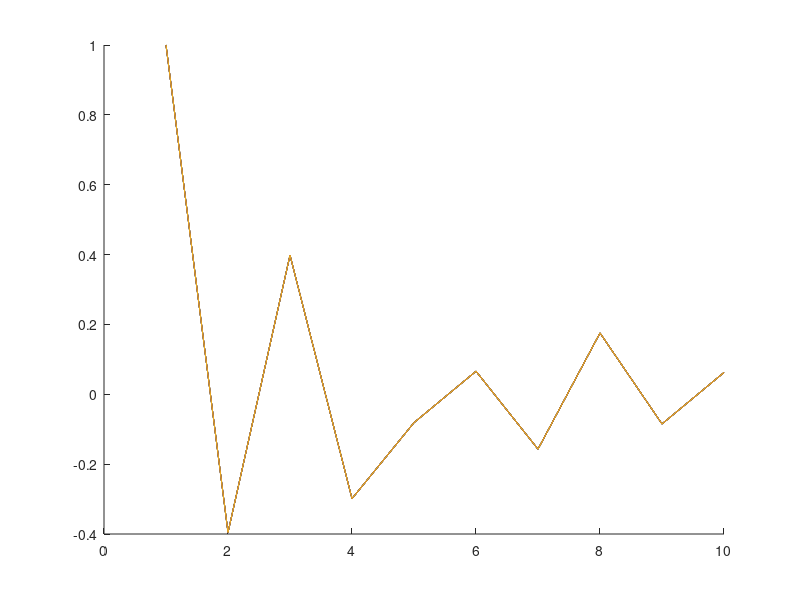
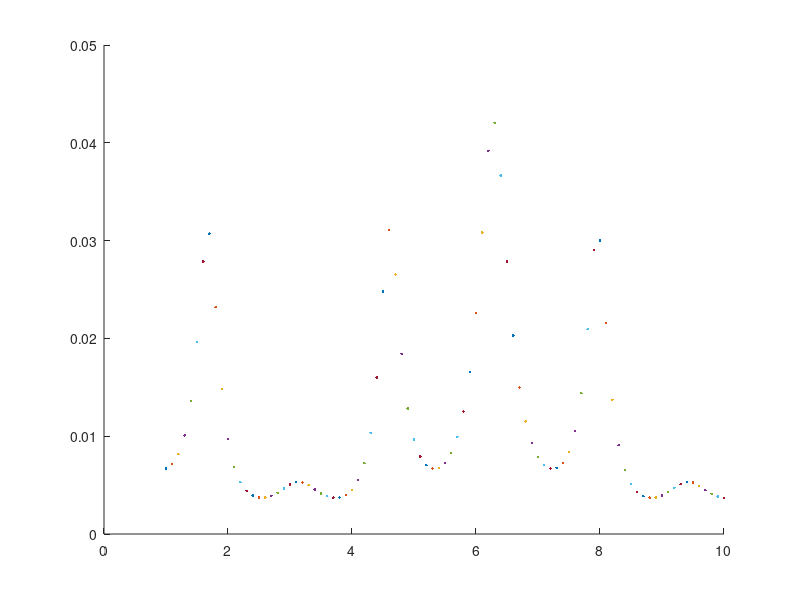
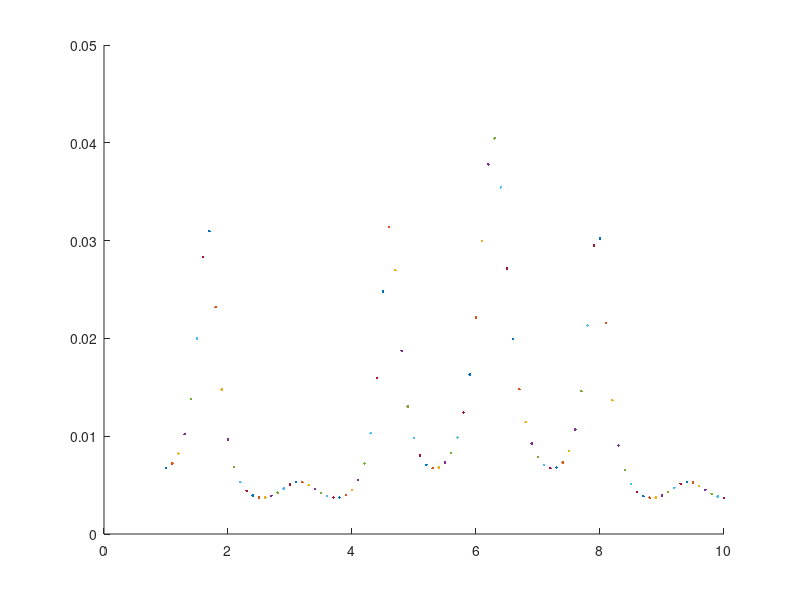

MATLAB code for these plots, in order:
## Given parameters
## x[t] = a1 x[t-1] + a2 x[t-2] + ... + a4 x[t-4] + v[t]
rng(1);                                                                         # Seed random number generator

N = 10;                                                                         # Number of equations

a  = [-0.3957; 0.2417; -0.0454; -0.3136];                                       # AR process
ov = 0.1;                                                                       # Noise SD
f  = zeros([N,numel(a)]);                                                       # Actual signal
x  = zeros([N,numel(a)]);                                                       # Measured data
d  = zeros(N,1);                                                                # Desired outputs
t  = [1:N];                                                                     # Time steps
m  = 4;

##==============================================================================
## (a)

## Initialize

## Create realizations
# Inititialize 1 with a number, 2 with a4*x0, 3 with a4 + a3 ....
f(:,1) = 1;
f(:,2) = a(1)*f(:,1);
f(:,3) = a(1)*f(:,2) + a(2)*f(:,1);
f(:,4) = a(1)*f(:,3) + a(2)*f(:,2) + a(3)*f(:,1);
x(:,1:4) = f(:,1:4);


for i = 5:N
  f(:,i) = a(1)*x(:,i-1) + a(2)*x(:,i-2) + a(3)*x(:,i-3) + a(4)*x(:,i-4);
  x(:,i) = f(:,i); + random("normal", 0, ov, [N,1]);
end

## Plot realizations
clf reset;
hold on;

for i = 1:N
  plot(t,x(i,:));
end

hold off;

##==============================================================================
## (b)

## Calculate desired values
d = zeros(1,N-m+1);

for i = 1:N-m
  d(1,i) = f(1,i+m);
end

## Create Toeplitz matrix
A = [];
x = x(1,:);
for i=m:N
  A = [A;x(i:-1:i-m+1)];
end

## Determine coefficients
h = pinv(A)*d'

##==============================================================================
## (c)

## Plot real spectrum
figure
hold on;

str = @(w) norm(ov/(1+a(1)*exp(1j*w) + a(2)*exp(-2j*w) + a(3)*exp(-3j*w) + a(4)*exp(-4j*w)))^2;

for i = 1:0.1:10
plot(i, str(i));
end

hold off

## Plot estimated spectrum
figure
hold on;

ste = @(w) norm(ov/(1+h(1)*exp(1j*w) + h(2)*exp(-2j*w) + h(3)*exp(-3j*w) + h(4)*exp(-4j*w)))^2;

for i = 1:0.1:10
plot(i, ste(i));
end

hold off;
close all;
